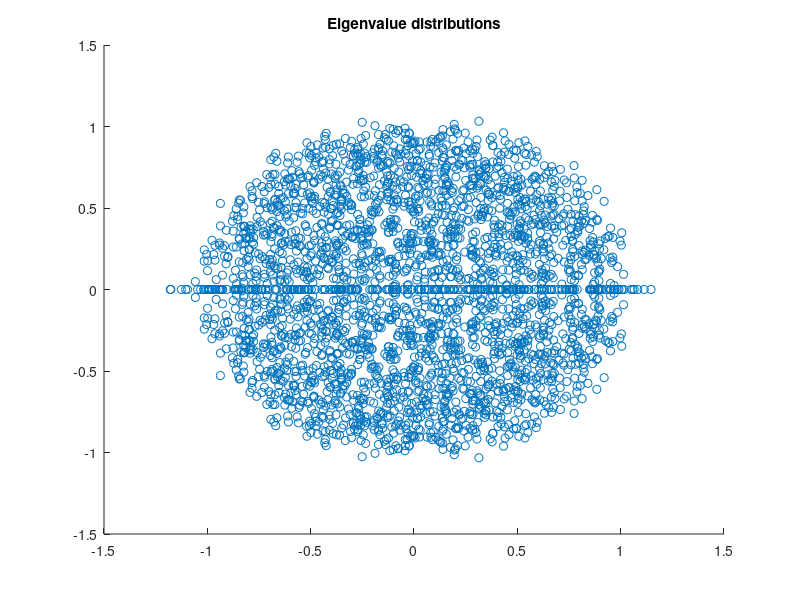
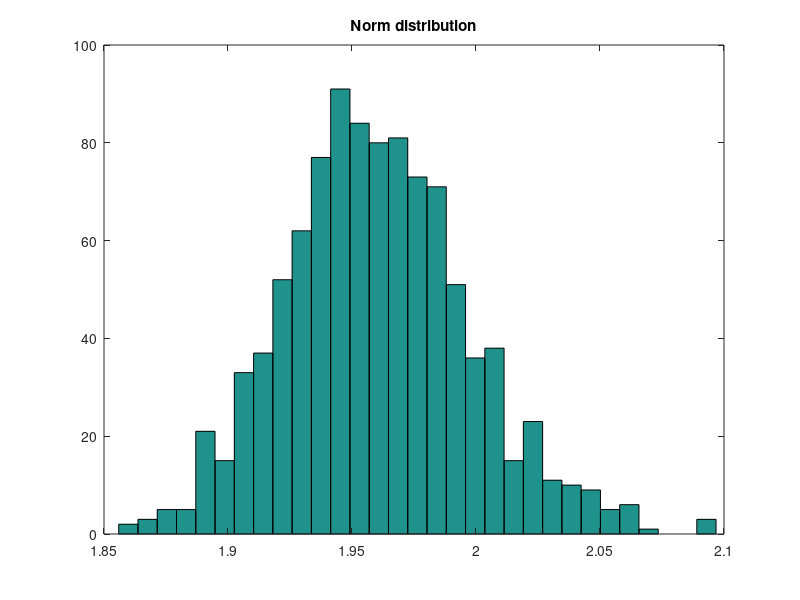
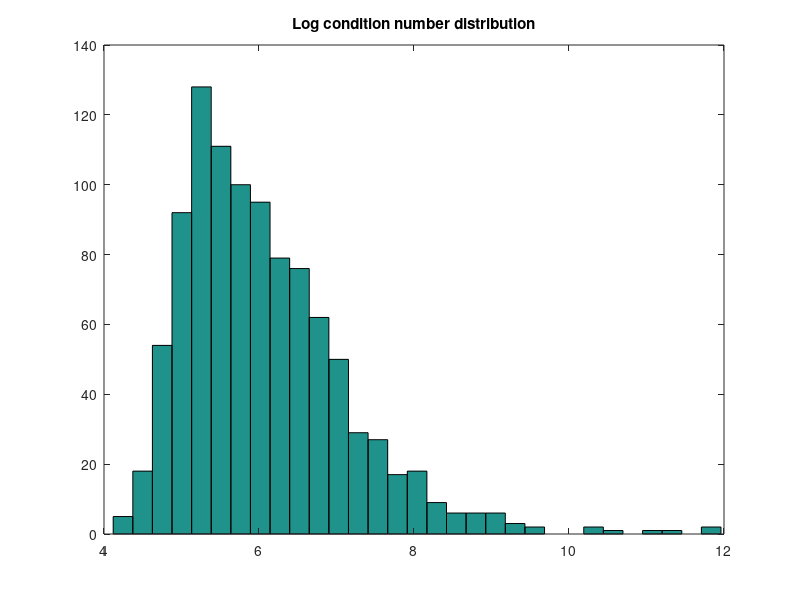

Source code (MATLAB) for these figures, in order:
% Exercise 12.3

m = 100;

N = 1000;
norms = [];
conds = [];
lambdas = [];
re = [];
im = [];
for _=1:N
    A = randn(m,m) / sqrt(m);
    lambda = eig(A);
    lambdas = [lambdas, lambda'];
    norms = [norms, norm(A)];
    conds = [conds, cond(A)];
    % Maximum length eigenvalue.
    % [~, max_index] = max(abs(lambda));
    % lambda = lambda(max_index);
    re = [re, real(lambda)'];
    im = [im, imag(lambda)'];
end%for

% See - circular law.   
figure;
scatter(re(1:30*m), im(1:30*m));
title("Eigenvalue distributions");
disp("Maximum spectral radius:");
max(abs(lambdas))

figure;
hist(norms,floor(sqrt(N)));
title("Norm distribution");

figure;
hist(log(conds),floor(sqrt(N)));
title("Log condition number distribution");
